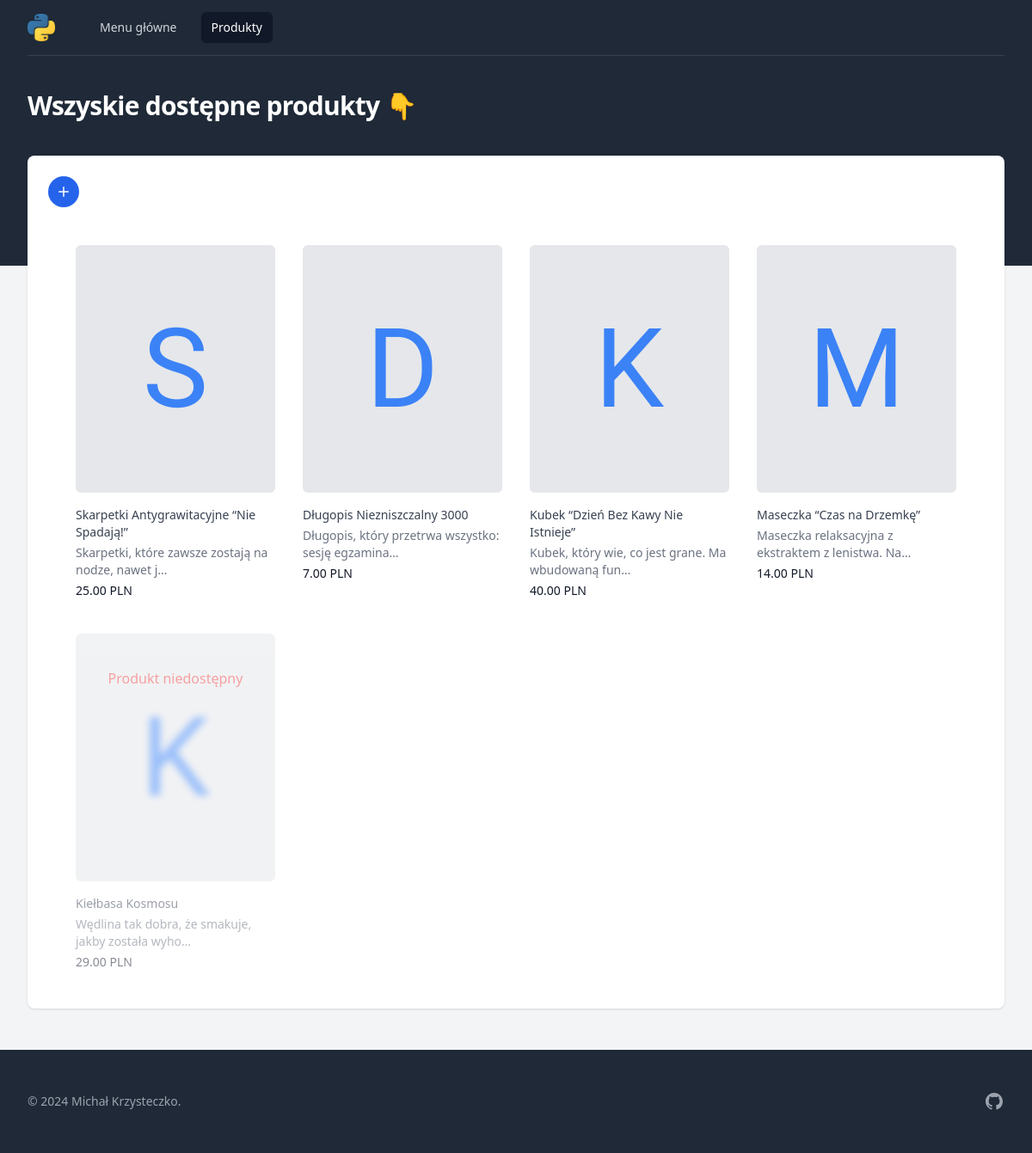
The app's page /wszystkie_produkty/ with its own data.
### main/models.py (models this page shows, shortened)
class Produkt(models.Model):
    nazwa = models.CharField(max_length=200)
    opis = models.TextField(blank=True, null=True)
    cena = models.DecimalField(max_digits=10, decimal_places=2)
    dostepny = models.BooleanField(default=True)
    data_dodania = models.DateTimeField(auto_now_add=True)

### main/views.py (the view, shortened to what this page needs)
# urls.py: path('wszystkie_produkty/', views.products, name='products_path'),
def products(request):
    produkty = Produkt.objects.all().order_by('-data_dodania')
    return render(request, 'main/index.html', {'produkty': produkty})

### main/templates/main/index.html (shortened to what this page needs)
{% extends 'theme/base.html' %}
{% block title %}
  Wszyskie dostępne produkty 👇
{% endblock %}
{% block content %}
  <a href={% url 'product_new_path' %} class="group w-fit flex flex-row items-center justify-center rounded-full bg-blue-600 p-2 text-white shadow-sm
  hover:bg-blue-500 focus-visible:outline focus-visible:outline-2 focus-visible:outline-offset-2 focus-visible:outline-blue-600 transition-all duration-300">
  <svg class="size-5" viewBox="0 0 20 20" fill="currentColor" aria-hidden="true" data-slot="icon">
    <path d="M10.75 4.75a.75.75 0 0 0-1.5 0v4.5h-4.5a.75.75 0 0 0 0 1.5h4.5v4.5a.75.75 0 0 0 1.5 0v-4.5h4.5a.75.75 0 0 0 0-1.5h-4.5v-4.5Z" />
  </svg>
  </a>
  <div class="bg-white">
    <div class="mx-auto max-w-2xl px-4 sm:px-6 lg:max-w-7xl lg:px-8">
      {% if produkty %}
        <div class="mt-6 grid grid-cols-1 gap-x-4 gap-y-10 sm:gap-x-6 md:grid-cols-4 md:gap-y-0 lg:gap-x-8">
          {% for produkt in produkty %}
          <div class="group relative {% if not produkt.dostepny %}opacity-50{% endif %} my-5">
            <div class="h-56 w-full overflow-hidden flex items-center justify-center rounded-md bg-gray-200 {% if produkt.dostepny %}group-hover:opacity-75{% endif %} lg:h-72 xl:h-80">
              <span class="rubik-glitch-regular text-9xl text-blue-500 {% if not produkt.dostepny %}blur-sm{% endif %}">{{ produkt.nazwa|slice:":1" }}</span>
              {% if not produkt.dostepny %}
                <p class="text-red-500 absolute top-10 font-medium text-center inset-x-0">Produkt niedostępny</p>
              {% endif %}
            </div>
            <h3 class="mt-4 text-sm text-gray-700">
              <a href="{% url 'product_path' produkt.id %}">
                <span class="absolute inset-0"></span>
                {{ produkt.nazwa }}
              </a>
            </h3>
            <p class="mt-1 text-sm text-gray-500">{{ produkt.opis|truncatechars:50 }}</p>
            <p class="mt-1 text-sm font-medium text-gray-900">{{ produkt.cena }} PLN</p>
          </div>
        {% endfor %}
        </div>
      {% endif %}
    </div>
  </div>
{% endblock %}

### records on screen
Produkt: nazwa "S", nazwa "Skarpetki Antygrawitacyjne “Nie Spadają!”", opis "Skarpetki, które zawsze zostają na nodze, nawet j…", cena "25.00"
Produkt: nazwa "D", nazwa "Długopis Niezniszczalny 3000", opis "Długopis, który przetrwa wszystko: sesję egzamina…", cena "7.00"
Produkt: nazwa "K", nazwa "Kubek “Dzień Bez Kawy Nie Istnieje”", opis "Kubek, który wie, co jest grane. Ma wbudowaną fun…", cena "40.00"
Produkt: nazwa "M", nazwa "Maseczka “Czas na Drzemkę”", opis "Maseczka relaksacyjna z ekstraktem z lenistwa. Na…", cena "14.00"
Produkt: nazwa "K", dostepny "Produkt niedostępny", nazwa "Kiełbasa Kosmosu", opis "Wędlina tak dobra, że smakuje, jakby została wyho…", cena "29.00"
